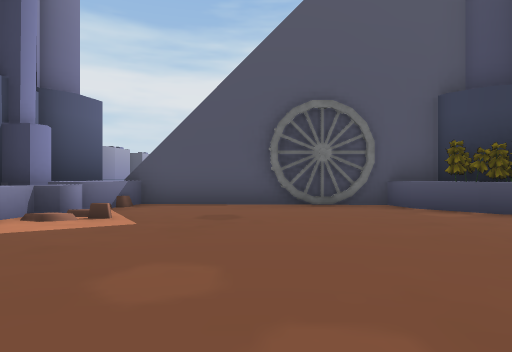
View 1 (above)

18 first-person views from a walk through a 3-D level made in the Unity game engine. The camera is 1.2 m above the floor, looks level and sees 75° across. The floor is counted in squares, 2 m on a side. Each view is taken from the middle of a square. On the plan, view 1 faces up. The plan holds only what a view shows up to about 10 squares ahead; the rest is blank. The place goes on beyond the plan. The player is left out. Some animated figures are not drawn. Some surface patterns are stand-ins.

View 2
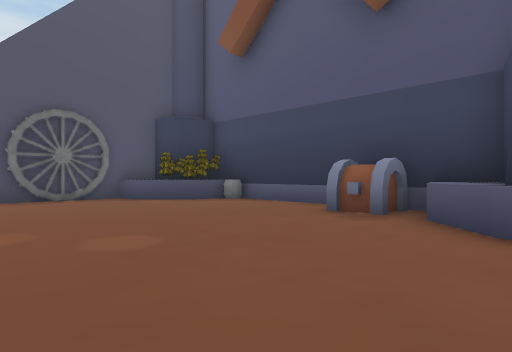

View 3
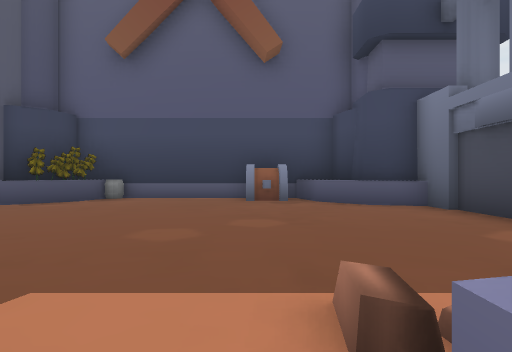

View 4
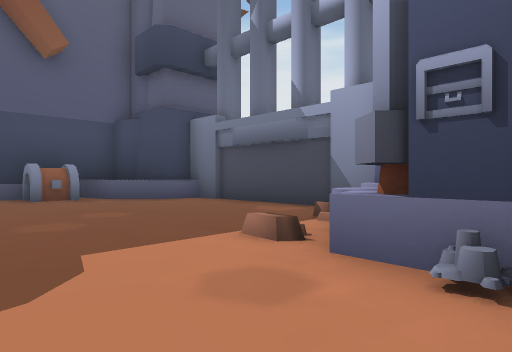

View 5
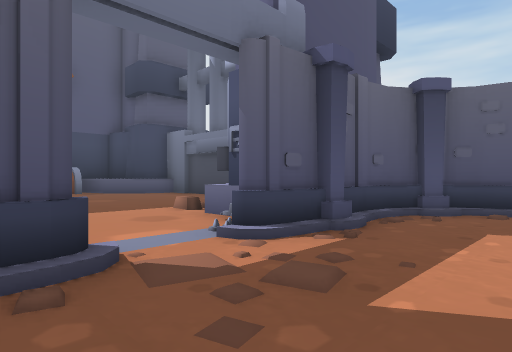

View 6
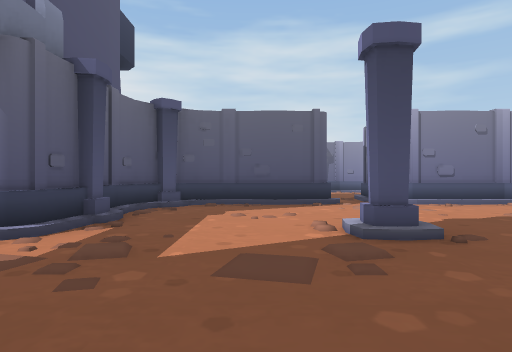

View 7
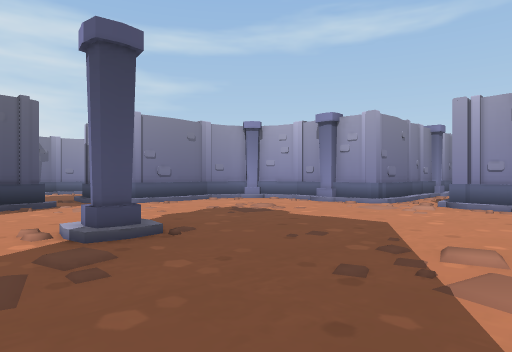

View 8
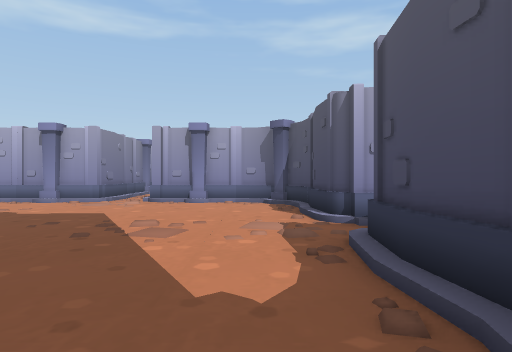

View 9
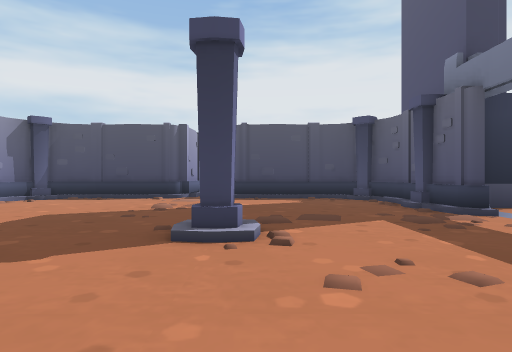

View 10
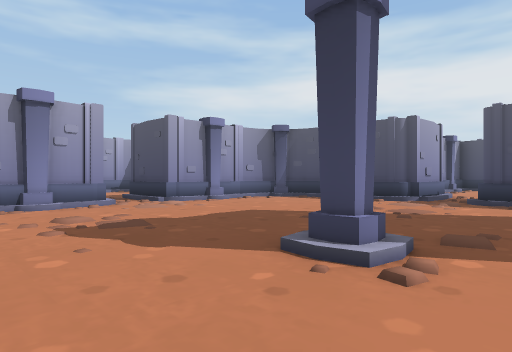

View 11
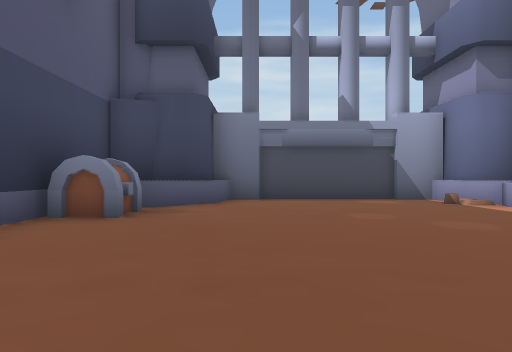

View 12
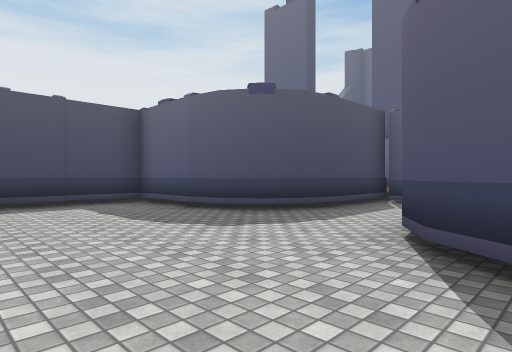

View 13
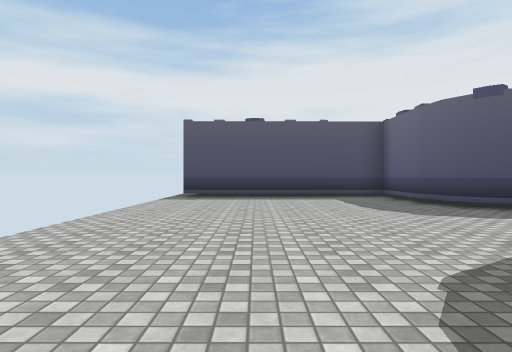

View 14
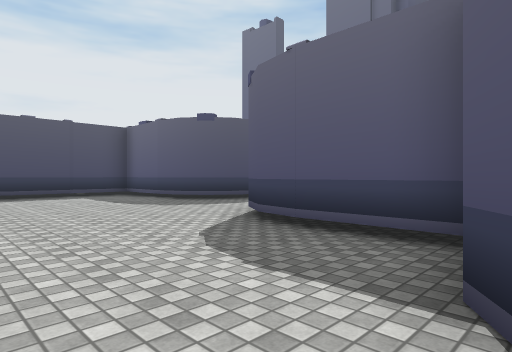

View 15
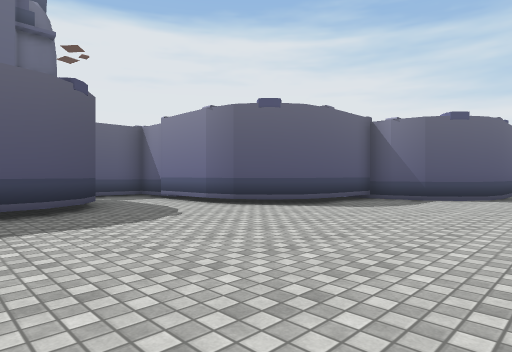

View 16
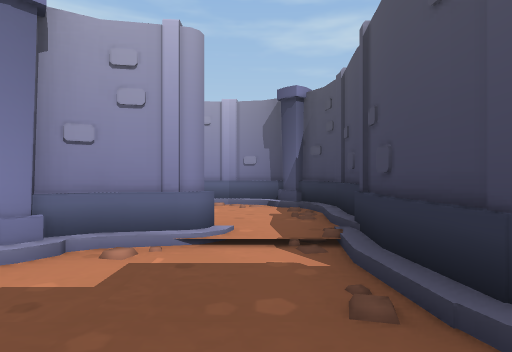

View 17
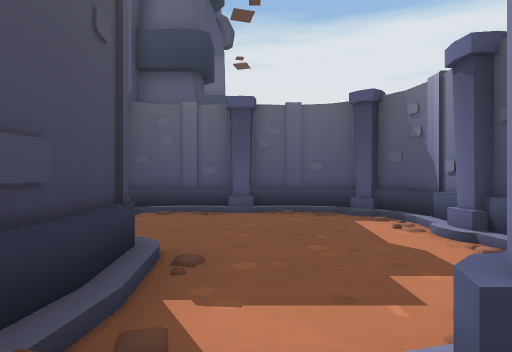

View 18
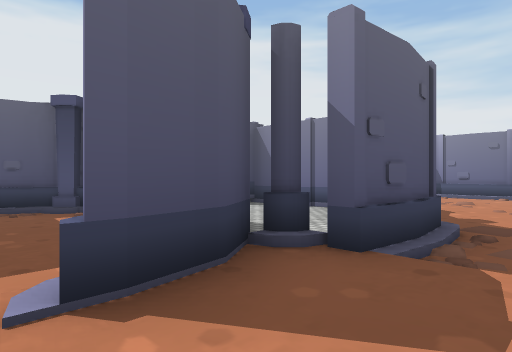

### Floor plan
Key: @ floor where view 1 was taken; # wall or solid block; x gap in a wall; . main floor; - floor 0.25 m lower than the main floor; / step, stairs or slope; = window, fence, low wall or low ledge; ^ raised ledge; O other object.
Columns run from 21 left of view 1 to 6 right of it. Each row starts with its distance up from view 1.
  9           #
  8           #=
  7       ################OO^
  6       #......../##=.....OOO
  5       #........###x.......O
  4       #........##..........#
  3     ###....................#
  2   ###......................#
  1 ###-###.....#..#O........O#
  0 ------#........# O^..@....#
 -1 ------#........# ^^......^^
 -2 ------##/////###  #.....##
 -3 -------####/##    #######
 -4 ----------#..#
 -5 ----#######..#
 -6 ----#........#
 -7  ---#=..#....#
 -8  ---#.. ######
 -9  -### /#  ##
-10  -#   -#---
-11   #    #  --
-12   #    -- --##
-13        -- ##
-14        --
-15        ---
-16        ---
-17         --
-18         #

Positions as (right, up) in squares from view 1, and headings:
1: (0, 0), facing up
2: (-1, -2), facing up-right
3: (-4, 1), facing right
4: (-5, 3), facing down-right
5: (-8, 4), facing down-right
6: (-8, 5), facing down
7: (-8, 5), facing down-left
8: (-6, 6), facing left
9: (-9, -2), facing up
10: (-8, -1), facing up-left
11: (2, 6), facing down
12: (-19, -6), facing up-right
13: (-19, -8), facing up
14: (-20, -9), facing up-right
15: (-21, 0), facing down-right
16: (-10, -6), facing left
17: (-14, -6), facing right
18: (-15, -6), facing down-right
